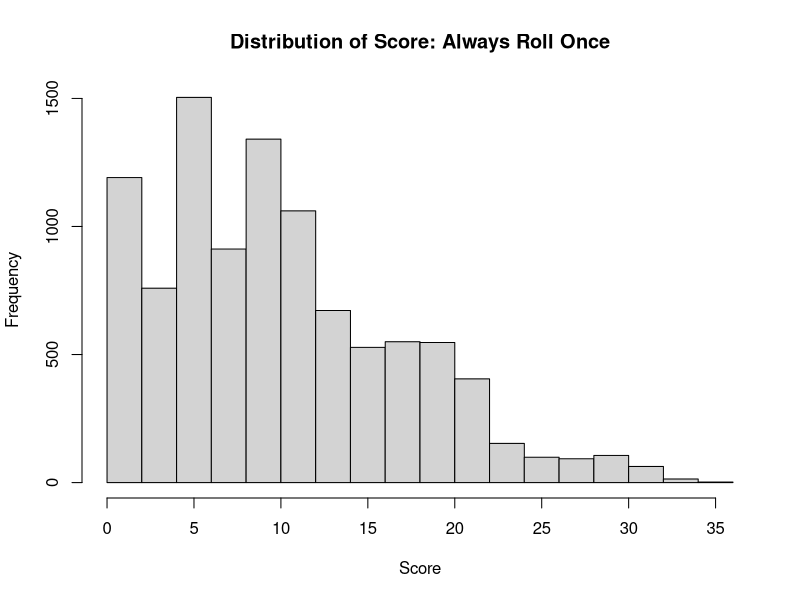
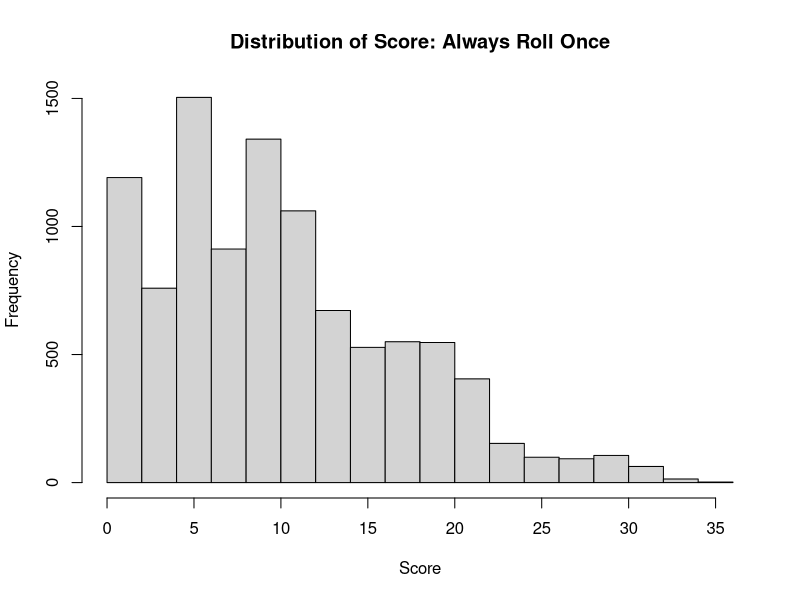
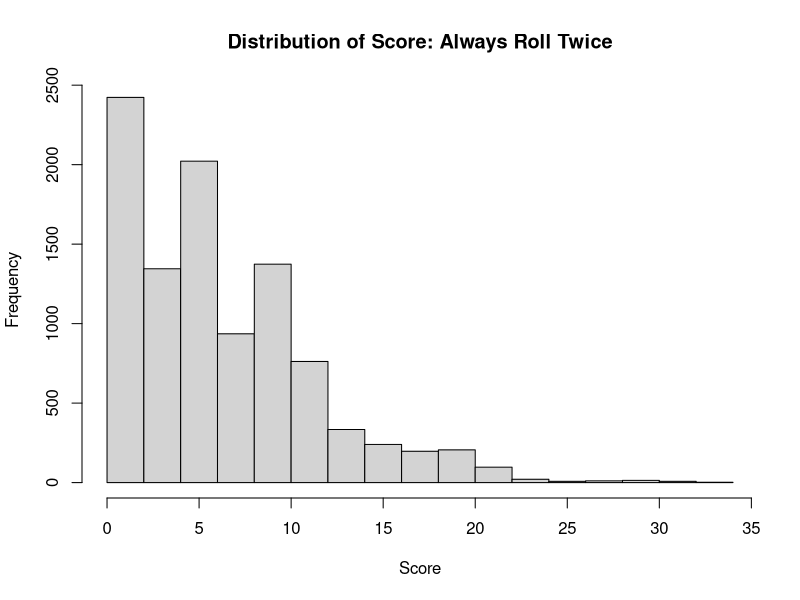
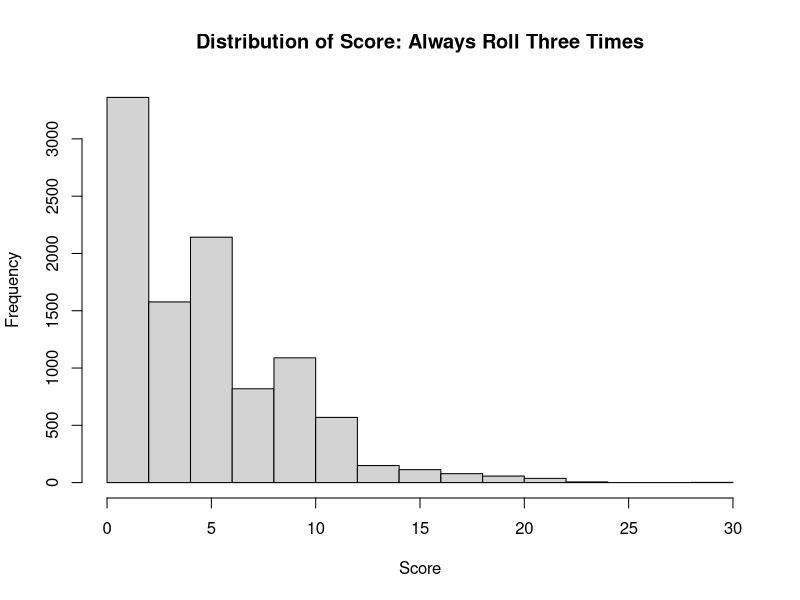

Write the R code that produced these figures, in order.
## ---- chunk 1
knitr::opts_chunk$set(echo = TRUE)
## ---- chunk 2
library(tidyverse)

#expected value of sum of n rolls of dice

exp_sum <- function(n){
  n_sum <- (21/6)*n
  return(n_sum)
}

#what's the distribution of score when you never roll again?

sevens_always_once <- function(){
  
  #roll six dice
  
  rolls <- sample(1:6, 6, replace = TRUE)
  onesix <- c(1,6)
  twofive <- c(2,5)
  threefour <- c(3,4)
  
  #check for dice that total to seven

  ones <- sum(rolls == 1)
  sixes <- sum(rolls == 6)

  #if there's the same number of each, remove all of them
  
  #only need to go through this if there is a one or a six
  if(ones != 0 & sixes != 0){
 if(ones %% sixes == 0){
  rolls <- rolls[which(rolls != 6 & rolls != 1)]
  }else{

  diff <- abs(ones-sixes)
  #number of pairs to remove
  num_pairs <- max(ones, sixes) - diff
  #go through this as many times as there are pairs to remove
    for(i in 1:num_pairs){
    if(all(onesix %in% rolls)){
    rolls <- rolls[-match(onesix, rolls)]
    }
  }
  }
  }


  twos <- sum(rolls == 2)
  fives <- sum(rolls == 5)
  
  #only need to go through this if there is a two or a five
  if(twos != 0 & fives != 0){
    
   if(twos %% fives == 0){
  rolls <- rolls[which(rolls != 2 & rolls != 5)]
  }else{

  diff <- abs(twos-fives)
  #number of pairs to remove
  num_pairs <- max(twos, fives) - diff
  
  #go through this as many times as there are pairs to remove
    for(i in 1:num_pairs){
    if(all(twofive %in% rolls)){
    rolls <- rolls[-match(twofive, rolls)]
      }
    }
  }
  }


  threes <- sum(rolls == 3)
  fours <- sum(rolls == 4)
  #only need to go through this if there is a 3 or a 4
  if(threes != 0 & fours != 0){
  if(threes %% fours == 0){
  rolls <- rolls[which(rolls != 3 & rolls != 4)]
  
  }else{
    diff <- abs(threes-fours)
    num_pairs <- max(threes, fours) - diff
        for(i in 1:num_pairs){
            
            if(all(threefour %in% rolls)){
            rolls <- rolls[-match(threefour, rolls)]
           }
        }
   }
}
  
  
  dice_left <- length(rolls)
  curr_score <- sum(rolls)
  out <- c(curr_score, dice_left)
  return(out)
}


sevens_always_once()
roll_once <- replicate(10000,sevens_always_once())
roll_once <- data.frame(t(roll_once))
names(roll_once) <- c("Score", "Dice_Left")

mean_rollonce <- mean(roll_once$Score)
var_rollonce <- var(roll_once$Score)
hist(roll_once$Score, main = "Distribution of Score: Always Roll Once", xlab = "Score")
  
sevens_always_twice <- function(){
first_roll <- sevens_always_once()
 
  rolls <- sample(1:6, first_roll[2], replace = TRUE)
  
  onesix <- c(1,6)
  twofive <- c(2,5)
  threefour <- c(3,4)
  
  
  
   #check for dice that total to seven

  ones <- sum(rolls == 1)
  sixes <- sum(rolls == 6)

  #if there's the same number of each, remove all of them
  
  #only need to go through this if there is a one or a six
  if(ones != 0 & sixes != 0){
 if(ones %% sixes == 0){
  rolls <- rolls[which(rolls != 6 & rolls != 1)]
  }else{

  diff <- abs(ones-sixes)
  #number of pairs to remove
  num_pairs <- max(ones, sixes) - diff
  #go through this as many times as there are pairs to remove
    for(i in 1:num_pairs){
    if(all(onesix %in% rolls)){
    rolls <- rolls[-match(onesix, rolls)]
    }
  }
  }
  }


  twos <- sum(rolls == 2)
  fives <- sum(rolls == 5)
  
  #only need to go through this if there is a two or a five
  if(twos != 0 & fives != 0){
    
   if(twos %% fives == 0){
  rolls <- rolls[which(rolls != 2 & rolls != 5)]
  }else{

  diff <- abs(twos-fives)
  #number of pairs to remove
  num_pairs <- max(twos, fives) - diff
  
  #go through this as many times as there are pairs to remove
    for(i in 1:num_pairs){
    if(all(twofive %in% rolls)){
    rolls <- rolls[-match(twofive, rolls)]
      }
    }
  }
  }


  threes <- sum(rolls == 3)
  fours <- sum(rolls == 4)
  #only need to go through this if there is a 3 or a 4
  if(threes != 0 & fours != 0){
  if(threes %% fours == 0){
  rolls <- rolls[which(rolls != 3 & rolls != 4)]
  
  }else{
    diff <- abs(threes-fours)
    num_pairs <- max(threes, fours) - diff
        for(i in 1:num_pairs){
            
            if(all(threefour %in% rolls)){
            rolls <- rolls[-match(threefour, rolls)]
           }
        }
   }
}
  
  curr_score <- sum(rolls)
  dice_left <- length(rolls)
  out <- c( curr_score, dice_left)
  return(out)
  
}

sevens_always_twice()
roll_twice <- replicate(10000,sevens_always_twice())
roll_twice <- data.frame(t(roll_twice))
names(roll_twice) <- c("Score", "Dice_Left")

mean_rolltwice <- mean(roll_twice$Score)
var_rolltwice <- var(roll_twice$Score)

sevens_always_thrice <- function(){
  prev_rolls <- sevens_always_twice()
  
  rolls <- sample(1:6, prev_rolls[2], replace=TRUE)
    onesix <- c(1,6)
  twofive <- c(2,5)
  threefour <- c(3,4)
  
  
  
   #check for dice that total to seven

  ones <- sum(rolls == 1)
  sixes <- sum(rolls == 6)

  #if there's the same number of each, remove all of them
  
  #only need to go through this if there is a one or a six
  if(ones != 0 & sixes != 0){
 if(ones %% sixes == 0){
  rolls <- rolls[which(rolls != 6 & rolls != 1)]
  }else{

  diff <- abs(ones-sixes)
  #number of pairs to remove
  num_pairs <- max(ones, sixes) - diff
  #go through this as many times as there are pairs to remove
    for(i in 1:num_pairs){
    if(all(onesix %in% rolls)){
    rolls <- rolls[-match(onesix, rolls)]
    }
  }
  }
  }


  twos <- sum(rolls == 2)
  fives <- sum(rolls == 5)
  
  #only need to go through this if there is a two or a five
  if(twos != 0 & fives != 0){
    
   if(twos %% fives == 0){
  rolls <- rolls[which(rolls != 2 & rolls != 5)]
  }else{

  diff <- abs(twos-fives)
  #number of pairs to remove
  num_pairs <- max(twos, fives) - diff
  
  #go through this as many times as there are pairs to remove
    for(i in 1:num_pairs){
    if(all(twofive %in% rolls)){
    rolls <- rolls[-match(twofive, rolls)]
      }
    }
  }
  }


  threes <- sum(rolls == 3)
  fours <- sum(rolls == 4)
  #only need to go through this if there is a 3 or a 4
  if(threes != 0 & fours != 0){
  if(threes %% fours == 0){
  rolls <- rolls[which(rolls != 3 & rolls != 4)]
  
  }else{
    diff <- abs(threes-fours)
    num_pairs <- max(threes, fours) - diff
        for(i in 1:num_pairs){
            
            if(all(threefour %in% rolls)){
            rolls <- rolls[-match(threefour, rolls)]
           }
        }
   }
}
  
  curr_score <- sum(rolls)
  dice_left <- length(rolls)
  out <- c( curr_score, dice_left)
  return(out)
}


roll_thrice <- replicate(10000,sevens_always_thrice())
roll_thrice <- data.frame(t(roll_thrice))
names(roll_thrice) <- c("Score", "Dice_Left")

mean_rollthrice <- mean(roll_thrice$Score)
var_rollthrice <- var(roll_thrice$Score)

## ---- chunk 3

hist(roll_once$Score, main = "Distribution of Score: Always Roll Once", xlab = "Score")
hist(roll_twice$Score, main = "Distribution of Score: Always Roll Twice", xlab = "Score")
hist(roll_thrice$Score, main = "Distribution of Score: Always Roll Three Times", xlab = "Score")


## ---- chunk 4
check_roll_one <- function(rolls){

  try_again <- FALSE
  round_over <- FALSE
  
  onesix <- c(1,6)
  twofive <- c(2,5)
  threefour <- c(3,4)
  
  #check for dice that total to seven

  ones <- sum(rolls == 1)
  sixes <- sum(rolls == 6)

  #if there's the same number of each, remove all of them
  #only need to go through this if there is a one or a six
  if(ones != 0 & sixes != 0){
 if(ones %% sixes == 0){
  rolls <- rolls[which(rolls != 6 & rolls != 1)]
  }else{

  diff <- abs(ones-sixes)
  #number of pairs to remove
  num_pairs <- max(ones, sixes) - diff
  #go through this as many times as there are pairs to remove
    for(i in 1:num_pairs){
    if(all(onesix %in% rolls)){
    rolls <- rolls[-match(onesix, rolls)]
    }
  }
  }
  }


  twos <- sum(rolls == 2)
  fives <- sum(rolls == 5)
  
  #only need to go through this if there is a two or a five
  if(twos != 0 & fives != 0){
    
   if(twos %% fives == 0){
  rolls <- rolls[which(rolls != 2 & rolls != 5)]
  }else{

  diff <- abs(twos-fives)
  #number of pairs to remove
  num_pairs <- max(twos, fives) - diff
  
  #go through this as many times as there are pairs to remove
    for(i in 1:num_pairs){
    if(all(twofive %in% rolls)){
    rolls <- rolls[-match(twofive, rolls)]
      }
    }
  }
  }


  threes <- sum(rolls == 3)
  fours <- sum(rolls == 4)
  #only need to go through this if there is a 3 or a 4
  if(threes != 0 & fours != 0){
  if(threes %% fours == 0){
  rolls <- rolls[which(rolls != 3 & rolls != 4)]
  
  }else{
    diff <- abs(threes-fours)
    num_pairs <- max(threes, fours) - diff
        for(i in 1:num_pairs){
            
            if(all(threefour %in% rolls)){
            rolls <- rolls[-match(threefour, rolls)]
           }
        }
   }
}
  
  
  dice_left <- length(rolls)
  curr_score <- sum(rolls)
  round_score <- curr_score
  
  if(dice_left == 6 & curr_score >= 21){
    try_again <- FALSE
    rolls_allowed <- 1
  }else if (dice_left == 6 & curr_score < 21){
    try_again <- TRUE
    rolls_allowed <- 2
  }else if (dice_left == 4 & curr_score >= 14){
    try_again <- FALSE
    rolls_allowed <- 1
  }else if (dice_left == 4 & curr_score < 14){
    try_again <- TRUE
    round_score <- curr_score
    rolls_allowed <- 2
  }else if (dice_left == 2 & curr_score >= 7 ){
    try_again <- FALSE
    rolls_allowed <- 1
  }else if (dice_left == 2 & curr_score < 7){
    try_again <- TRUE
    rolls_allowed <- 2
  }else{
    try_again <- FALSE
    round_score <- curr_score
    rolls_allowed <- 1
  }
  
  ret_list <- list(rolls, dice_left, try_again, round_score, rolls_allowed)
  return(ret_list)
}


check_roll_two <- function(num_dice){
  
  rolls <- sample(1:6, num_dice, replace=TRUE)
 #cat("second roll is", rolls)
  onesix <- c(1,6)
  twofive <- c(2,5)
  threefour <- c(3,4)
  
  #check for dice that total to seven

  ones <- sum(rolls == 1)
  sixes <- sum(rolls == 6)

  #if there's the same number of each, remove all of them
  #only need to go through this if there is a one or a six
  if(ones != 0 & sixes != 0){
 if(ones %% sixes == 0){
  rolls <- rolls[which(rolls != 6 & rolls != 1)]
  }else{

  diff <- abs(ones-sixes)
  #number of pairs to remove
  num_pairs <- max(ones, sixes) - diff
  #go through this as many times as there are pairs to remove
    for(i in 1:num_pairs){
    if(all(onesix %in% rolls)){
    rolls <- rolls[-match(onesix, rolls)]
    }
  }
  }
  }


  twos <- sum(rolls == 2)
  fives <- sum(rolls == 5)
  
  #only need to go through this if there is a two or a five
  if(twos != 0 & fives != 0){
    
   if(twos %% fives == 0){
  rolls <- rolls[which(rolls != 2 & rolls != 5)]
  }else{

  diff <- abs(twos-fives)
  #number of pairs to remove
  num_pairs <- max(twos, fives) - diff
  
  #go through this as many times as there are pairs to remove
    for(i in 1:num_pairs){
    if(all(twofive %in% rolls)){
    rolls <- rolls[-match(twofive, rolls)]
      }
    }
  }
  }


  threes <- sum(rolls == 3)
  fours <- sum(rolls == 4)
  #only need to go through this if there is a 3 or a 4
  if(threes != 0 & fours != 0){
  if(threes %% fours == 0){
  rolls <- rolls[which(rolls != 3 & rolls != 4)]
  
  }else{
    diff <- abs(threes-fours)
    num_pairs <- max(threes, fours) - diff
        for(i in 1:num_pairs){
            
            if(all(threefour %in% rolls)){
            rolls <- rolls[-match(threefour, rolls)]
           }
        }
   }
}
  
  
  
  dice_left <- length(rolls)
  curr_score <- sum(rolls)
  round_score <- curr_score

if (dice_left == 4 & curr_score >= 14){
    try_again <- FALSE
    rolls_allowed <- 2
  }else if (dice_left == 4 & curr_score < 14){
    try_again <- TRUE
    round_score <- curr_score
    rolls_allowed <- 3
  }else if (dice_left == 2 & curr_score >= 7 ){
    try_again <- FALSE
    rolls_allowed <- 2
  }else if (dice_left == 2 & curr_score < 7){
    try_again <- TRUE
    rolls_allowed <- 3
  }else{
    try_again <- FALSE
    round_score <- curr_score
    rolls_allowed <- 2
  }
  
  
  ret_list <- list(rolls, dice_left, try_again, round_score, rolls_allowed)
  return(ret_list)
  
}

check_roll_three <- function(num_dice){
  
  rolls <- sample(1:6, num_dice, replace = TRUE)
  rolls_allowed <- 3
  #cat("third roll is", rolls)
onesix <- c(1,6)
  twofive <- c(2,5)
  threefour <- c(3,4)
  
  #check for dice that total to seven

  ones <- sum(rolls == 1)
  sixes <- sum(rolls == 6)

  #if there's the same number of each, remove all of them
  #only need to go through this if there is a one or a six
  if(ones != 0 & sixes != 0){
 if(ones %% sixes == 0){
  rolls <- rolls[which(rolls != 6 & rolls != 1)]
  }else{

  diff <- abs(ones-sixes)
  #number of pairs to remove
  num_pairs <- max(ones, sixes) - diff
  #go through this as many times as there are pairs to remove
    for(i in 1:num_pairs){
    if(all(onesix %in% rolls)){
    rolls <- rolls[-match(onesix, rolls)]
    }
  }
  }
  }


  twos <- sum(rolls == 2)
  fives <- sum(rolls == 5)
  
  #only need to go through this if there is a two or a five
  if(twos != 0 & fives != 0){
    
   if(twos %% fives == 0){
  rolls <- rolls[which(rolls != 2 & rolls != 5)]
  }else{

  diff <- abs(twos-fives)
  #number of pairs to remove
  num_pairs <- max(twos, fives) - diff
  
  #go through this as many times as there are pairs to remove
    for(i in 1:num_pairs){
    if(all(twofive %in% rolls)){
    rolls <- rolls[-match(twofive, rolls)]
      }
    }
  }
  }


  threes <- sum(rolls == 3)
  fours <- sum(rolls == 4)
  #only need to go through this if there is a 3 or a 4
  if(threes != 0 & fours != 0){
  if(threes %% fours == 0){
  rolls <- rolls[which(rolls != 3 & rolls != 4)]
  
  }else{
    diff <- abs(threes-fours)
    num_pairs <- max(threes, fours) - diff
        for(i in 1:num_pairs){
            
            if(all(threefour %in% rolls)){
            rolls <- rolls[-match(threefour, rolls)]
           }
        }
   }
}
  




  dice_left <- length(rolls)
  curr_score <- sum(rolls)
  round_score <- curr_score

   
  ret_list <- list(rolls, curr_score, rolls_allowed)
  return(ret_list)
  
}


#function to simulate this whole thing
#start with one roll

exp_value <- function(){
  
dice <- sample(1:6, 6, replace=T)
#print(dice)

first_roll <- check_roll_one(dice)
names(first_roll) <- c("roll", "dice_left","try_again", "score", "rolls_allowed")

#if you decide to roll a second time
if(first_roll$try_again == TRUE){
  #print("rolling again")
  second_roll <- check_roll_two(first_roll$dice_left)
  names(second_roll) <- c("roll", "dice_left","try_again", "score", "rolls_allowed")
  
  #if you decide to roll a third time
  if(second_roll$try_again == TRUE){
   # print("rolling thrice")
    third_roll <- check_roll_three(second_roll$dice_left)
    names(third_roll) <- c("roll", "current_score", "rolls_allowed")
    out <- c(third_roll$current_score, third_roll$rolls_allowed)
    return(out)
  }else{
    #print("rolled twice")
    out <- c( second_roll$score, second_roll$rolls_allowed)
    return(out)
  }
  
}else{
  #print("only one roll")
  out <- c(first_roll$score, first_roll$rolls_allowed)
  return(out)
}

}

library(purrr)
#need opponent rolls
out <- exp_value()

sim <- replicate(1000, exp_value())
newlist <- data.frame(t(sim))

names(newlist) <- c("score","rolls_allowed")


#second player rolls this many times

opp_rollone <- function(rolls){
  rolls <- sample(1:6, 6, replace=TRUE)
  onesix <- c(1,6)
  twofive <- c(2,5)
  threefour <- c(3,4)
  
  #check for dice that total to seven

  ones <- sum(rolls == 1)
  sixes <- sum(rolls == 6)

  #if there's the same number of each, remove all of them
  #only need to go through this if there is a one or a six
  if(ones != 0 & sixes != 0){
 if(ones %% sixes == 0){
  rolls <- rolls[which(rolls != 6 & rolls != 1)]
  }else{

  diff <- abs(ones-sixes)
  #number of pairs to remove
  num_pairs <- max(ones, sixes) - diff
  #go through this as many times as there are pairs to remove
    for(i in 1:num_pairs){
    if(all(onesix %in% rolls)){
    rolls <- rolls[-match(onesix, rolls)]
    }
  }
  }
  }


  twos <- sum(rolls == 2)
  fives <- sum(rolls == 5)
  
  #only need to go through this if there is a two or a five
  if(twos != 0 & fives != 0){
    
   if(twos %% fives == 0){
  rolls <- rolls[which(rolls != 2 & rolls != 5)]
  }else{

  diff <- abs(twos-fives)
  #number of pairs to remove
  num_pairs <- max(twos, fives) - diff
  
  #go through this as many times as there are pairs to remove
    for(i in 1:num_pairs){
    if(all(twofive %in% rolls)){
    rolls <- rolls[-match(twofive, rolls)]
      }
    }
  }
  }


  threes <- sum(rolls == 3)
  fours <- sum(rolls == 4)
  #only need to go through this if there is a 3 or a 4
  if(threes != 0 & fours != 0){
  if(threes %% fours == 0){
  rolls <- rolls[which(rolls != 3 & rolls != 4)]
  
  }else{
    diff <- abs(threes-fours)
    num_pairs <- max(threes, fours) - diff
        for(i in 1:num_pairs){
            
            if(all(threefour %in% rolls)){
            rolls <- rolls[-match(threefour, rolls)]
           }
        }
   }
}
  
  
  dice_left <- length(rolls)
  curr_score <- sum(rolls)
  round_score <- curr_score
  
  
  
  ret_list <- c(dice_left, round_score)
  return(ret_list)
  
  
}

opp_rolltwo <- function(dice_left){
  rolls <- sample(1:6, dice_left, replace=TRUE)
  onesix <- c(1,6)
  twofive <- c(2,5)
  threefour <- c(3,4)
  
  #check for dice that total to seven

  ones <- sum(rolls == 1)
  sixes <- sum(rolls == 6)

  #if there's the same number of each, remove all of them
  #only need to go through this if there is a one or a six
  if(ones != 0 & sixes != 0){
 if(ones %% sixes == 0){
  rolls <- rolls[which(rolls != 6 & rolls != 1)]
  }else{

  diff <- abs(ones-sixes)
  #number of pairs to remove
  num_pairs <- max(ones, sixes) - diff
  #go through this as many times as there are pairs to remove
    for(i in 1:num_pairs){
    if(all(onesix %in% rolls)){
    rolls <- rolls[-match(onesix, rolls)]
    }
  }
  }
  }


  twos <- sum(rolls == 2)
  fives <- sum(rolls == 5)
  
  #only need to go through this if there is a two or a five
  if(twos != 0 & fives != 0){
    
   if(twos %% fives == 0){
  rolls <- rolls[which(rolls != 2 & rolls != 5)]
  }else{

  diff <- abs(twos-fives)
  #number of pairs to remove
  num_pairs <- max(twos, fives) - diff
  
  #go through this as many times as there are pairs to remove
    for(i in 1:num_pairs){
    if(all(twofive %in% rolls)){
    rolls <- rolls[-match(twofive, rolls)]
      }
    }
  }
  }


  threes <- sum(rolls == 3)
  fours <- sum(rolls == 4)
  #only need to go through this if there is a 3 or a 4
  if(threes != 0 & fours != 0){
  if(threes %% fours == 0){
  rolls <- rolls[which(rolls != 3 & rolls != 4)]
  
  }else{
    diff <- abs(threes-fours)
    num_pairs <- max(threes, fours) - diff
        for(i in 1:num_pairs){
            
            if(all(threefour %in% rolls)){
            rolls <- rolls[-match(threefour, rolls)]
           }
        }
   }
}
  
  
  dice_left <- length(rolls)
  curr_score <- sum(rolls)
  round_score <- curr_score
  
  
  
  ret_list <- c(dice_left, round_score)
  return(ret_list)
  
  
}

opp_rollthree <- function(dice_left){
  rolls <- sample(1:6, dice_left, replace=TRUE)
  onesix <- c(1,6)
  twofive <- c(2,5)
  threefour <- c(3,4)
  
  #check for dice that total to seven

  ones <- sum(rolls == 1)
  sixes <- sum(rolls == 6)

  #if there's the same number of each, remove all of them
  #only need to go through this if there is a one or a six
  if(ones != 0 & sixes != 0){
 if(ones %% sixes == 0){
  rolls <- rolls[which(rolls != 6 & rolls != 1)]
  }else{

  diff <- abs(ones-sixes)
  #number of pairs to remove
  num_pairs <- max(ones, sixes) - diff
  #go through this as many times as there are pairs to remove
    for(i in 1:num_pairs){
    if(all(onesix %in% rolls)){
    rolls <- rolls[-match(onesix, rolls)]
    }
  }
  }
  }


  twos <- sum(rolls == 2)
  fives <- sum(rolls == 5)
  
  #only need to go through this if there is a two or a five
  if(twos != 0 & fives != 0){
    
   if(twos %% fives == 0){
  rolls <- rolls[which(rolls != 2 & rolls != 5)]
  }else{

  diff <- abs(twos-fives)
  #number of pairs to remove
  num_pairs <- max(twos, fives) - diff
  
  #go through this as many times as there are pairs to remove
    for(i in 1:num_pairs){
    if(all(twofive %in% rolls)){
    rolls <- rolls[-match(twofive, rolls)]
      }
    }
  }
  }


  threes <- sum(rolls == 3)
  fours <- sum(rolls == 4)
  #only need to go through this if there is a 3 or a 4
  if(threes != 0 & fours != 0){
  if(threes %% fours == 0){
  rolls <- rolls[which(rolls != 3 & rolls != 4)]
  
  }else{
    diff <- abs(threes-fours)
    num_pairs <- max(threes, fours) - diff
        for(i in 1:num_pairs){
            
            if(all(threefour %in% rolls)){
            rolls <- rolls[-match(threefour, rolls)]
           }
        }
   }
}
  
  
  dice_left <- length(rolls)
  curr_score <- sum(rolls)
  round_score <- curr_score
  
  
  
  ret_list <- c(dice_left, round_score)
  return(ret_list)
  
  
}


opponent_roll <- function(rolls_allowed){
  if(rolls_allowed == 1){
    opp_first <- opp_rollone()
    return(opp_first[2])
  } else if (rolls_allowed == 2){
    opp_first <- opp_rollone()
    opp_second <- opp_rolltwo(opp_first[1])
    return(opp_second[2])
  }else if (rolls_allowed == 3){
    opp_first <- opp_rollone()
    opp_second <- opp_rolltwo(opp_first[1])
    opp_third <- opp_rollthree(opp_second[1])
    return(opp_third[2])
  }
  
}

#opponent rolls once every time

out_one <- rep(NA, nrow(newlist))
for(i in 1:nrow(newlist)){
  one_roll <- sevens_always_once()
  out_one[i] <- one_roll[1]
}

scores_one <- data.frame(cbind(newlist[,1], out_one))
scores_one <- scores_one %>% mutate(winner = ifelse(V1 > out_one, 1, 0))
win_prob_one <- sum(scores_one$winner==1)/nrow(scores_one)


#opponent rolls as many times as you do
out_you <- rep(NA, nrow(newlist))
for(i in 1:nrow(newlist)){
  out_you[i] <- opponent_roll(newlist[i,2])
}

scores_you <- data.frame(cbind(newlist[,1], out_you))
scores_you <- scores_you %>% mutate(winner = ifelse(V1 > out_you, 1, 0))
win_prob_you <- sum(scores_you$winner==1)/nrow(scores_you)

#opponent rolls a random number of times

newlist$rand_rolls <- rep(NA, nrow(newlist))
out_rand <- rep(NA, nrow(newlist))
for(i in 1:nrow(newlist)){
  newlist$rand_rolls[i] <- sample(1:newlist$rolls_allowed[i], 1)
  out_rand[i] <- opponent_roll(newlist$rand_rolls[i])
}

scores_rand <- data.frame(cbind(newlist[,1], out_rand))
scores_rand <- scores_rand %>% mutate(winner = ifelse(V1 > out_rand, 1, 0))
win_prob_rand <- sum(scores_rand$winner==1)/nrow(scores_rand)




## ---- chunk 5
check_roll_one <- function(rolls){

  try_again <- FALSE
  round_over <- FALSE
  
  onesix <- c(1,6)
  twofive <- c(2,5)
  threefour <- c(3,4)
  
  #check for dice that total to seven

  ones <- sum(rolls == 1)
  sixes <- sum(rolls == 6)

  #if there's the same number of each, remove all of them
  #only need to go through this if there is a one or a six
  if(ones != 0 & sixes != 0){
 if(ones %% sixes == 0){
  rolls <- rolls[which(rolls != 6 & rolls != 1)]
  }else{

  diff <- abs(ones-sixes)
  #number of pairs to remove
  num_pairs <- max(ones, sixes) - diff
  #go through this as many times as there are pairs to remove
    for(i in 1:num_pairs){
    if(all(onesix %in% rolls)){
    rolls <- rolls[-match(onesix, rolls)]
    }
  }
  }
  }


  twos <- sum(rolls == 2)
  fives <- sum(rolls == 5)
  
  #only need to go through this if there is a two or a five
  if(twos != 0 & fives != 0){
    
   if(twos %% fives == 0){
  rolls <- rolls[which(rolls != 2 & rolls != 5)]
  }else{

  diff <- abs(twos-fives)
  #number of pairs to remove
  num_pairs <- max(twos, fives) - diff
  
  #go through this as many times as there are pairs to remove
    for(i in 1:num_pairs){
    if(all(twofive %in% rolls)){
    rolls <- rolls[-match(twofive, rolls)]
      }
    }
  }
  }


  threes <- sum(rolls == 3)
  fours <- sum(rolls == 4)
  #only need to go through this if there is a 3 or a 4
  if(threes != 0 & fours != 0){
  if(threes %% fours == 0){
  rolls <- rolls[which(rolls != 3 & rolls != 4)]
  
  }else{
    diff <- abs(threes-fours)
    num_pairs <- max(threes, fours) - diff
        for(i in 1:num_pairs){
            
            if(all(threefour %in% rolls)){
            rolls <- rolls[-match(threefour, rolls)]
           }
        }
   }
}
  
  
  dice_left <- length(rolls)
  curr_score <- sum(rolls)
  round_score <- curr_score
  
  if(dice_left == 6 & curr_score >= 21){
    try_again <- FALSE
    rolls_allowed <- 1
  }else if (dice_left == 6 & curr_score < 21){
    try_again <- TRUE
    rolls_allowed <- 2
  }else if (dice_left == 4 & curr_score >= 14){
    try_again <- FALSE
    rolls_allowed <- 1
  }else if (dice_left == 4 & curr_score < 14){
    try_again <- TRUE
    round_score <- curr_score
    rolls_allowed <- 2
  }else if (dice_left == 2 & curr_score >= 7 ){
    try_again <- FALSE
    rolls_allowed <- 1
  }else if (dice_left == 2 & curr_score < 7){
    try_again <- TRUE
    rolls_allowed <- 2
  }else{
    try_again <- FALSE
    round_score <- curr_score
    rolls_allowed <- 1
  }
  
  ret_list <- list(rolls, dice_left, try_again, round_score, rolls_allowed)
  return(ret_list)
}


rolls <- sample(1:6, 6, replace=TRUE)


check_roll_two <- function(num_dice){
  
  rolls <- sample(1:6, num_dice, replace=TRUE)
 #cat("second roll is", rolls)
  onesix <- c(1,6)
  twofive <- c(2,5)
  threefour <- c(3,4)
  
  #check for dice that total to seven

  ones <- sum(rolls == 1)
  sixes <- sum(rolls == 6)

  #if there's the same number of each, remove all of them
  #only need to go through this if there is a one or a six
  if(ones != 0 & sixes != 0){
 if(ones %% sixes == 0){
  rolls <- rolls[which(rolls != 6 & rolls != 1)]
  }else{

  diff <- abs(ones-sixes)
  #number of pairs to remove
  num_pairs <- max(ones, sixes) - diff
  #go through this as many times as there are pairs to remove
    for(i in 1:num_pairs){
    if(all(onesix %in% rolls)){
    rolls <- rolls[-match(onesix, rolls)]
    }
  }
  }
  }


  twos <- sum(rolls == 2)
  fives <- sum(rolls == 5)
  
  #only need to go through this if there is a two or a five
  if(twos != 0 & fives != 0){
    
   if(twos %% fives == 0){
  rolls <- rolls[which(rolls != 2 & rolls != 5)]
  }else{

  diff <- abs(twos-fives)
  #number of pairs to remove
  num_pairs <- max(twos, fives) - diff
  
  #go through this as many times as there are pairs to remove
    for(i in 1:num_pairs){
    if(all(twofive %in% rolls)){
    rolls <- rolls[-match(twofive, rolls)]
      }
    }
  }
  }


  threes <- sum(rolls == 3)
  fours <- sum(rolls == 4)
  #only need to go through this if there is a 3 or a 4
  if(threes != 0 & fours != 0){
  if(threes %% fours == 0){
  rolls <- rolls[which(rolls != 3 & rolls != 4)]
  
  }else{
    diff <- abs(threes-fours)
    num_pairs <- max(threes, fours) - diff
        for(i in 1:num_pairs){
            
            if(all(threefour %in% rolls)){
            rolls <- rolls[-match(threefour, rolls)]
           }
        }
   }
}
  
  
  
  dice_left <- length(rolls)
  curr_score <- sum(rolls)
  round_score <- curr_score

if (dice_left == 4 & curr_score >= 14){
    try_again <- FALSE
    rolls_allowed <- 2
  }else if (dice_left == 4 & curr_score < 14){
    try_again <- TRUE
    round_score <- curr_score
    rolls_allowed <- 3
  }else if (dice_left == 2 & curr_score >= 7 ){
    try_again <- FALSE
    rolls_allowed <- 2
  }else if (dice_left == 2 & curr_score < 7){
    try_again <- TRUE
    rolls_allowed <- 3
  }else{
    try_again <- FALSE
    round_score <- curr_score
    rolls_allowed <- 2
  }
  
  
  ret_list <- list(rolls, dice_left, try_again, round_score, rolls_allowed)
  return(ret_list)
  
}

check_roll_three <- function(num_dice){
  
  rolls <- sample(1:6, num_dice, replace = TRUE)
  rolls_allowed <- 3
  #cat("third roll is", rolls)
onesix <- c(1,6)
  twofive <- c(2,5)
  threefour <- c(3,4)
  
  #check for dice that total to seven

  ones <- sum(rolls == 1)
  sixes <- sum(rolls == 6)

  #if there's the same number of each, remove all of them
  #only need to go through this if there is a one or a six
  if(ones != 0 & sixes != 0){
 if(ones %% sixes == 0){
  rolls <- rolls[which(rolls != 6 & rolls != 1)]
  }else{

  diff <- abs(ones-sixes)
  #number of pairs to remove
  num_pairs <- max(ones, sixes) - diff
  #go through this as many times as there are pairs to remove
    for(i in 1:num_pairs){
    if(all(onesix %in% rolls)){
    rolls <- rolls[-match(onesix, rolls)]
    }
  }
  }
  }


  twos <- sum(rolls == 2)
  fives <- sum(rolls == 5)
  
  #only need to go through this if there is a two or a five
  if(twos != 0 & fives != 0){
    
   if(twos %% fives == 0){
  rolls <- rolls[which(rolls != 2 & rolls != 5)]
  }else{

  diff <- abs(twos-fives)
  #number of pairs to remove
  num_pairs <- max(twos, fives) - diff
  
  #go through this as many times as there are pairs to remove
    for(i in 1:num_pairs){
    if(all(twofive %in% rolls)){
    rolls <- rolls[-match(twofive, rolls)]
      }
    }
  }
  }


  threes <- sum(rolls == 3)
  fours <- sum(rolls == 4)
  #only need to go through this if there is a 3 or a 4
  if(threes != 0 & fours != 0){
  if(threes %% fours == 0){
  rolls <- rolls[which(rolls != 3 & rolls != 4)]
  
  }else{
    diff <- abs(threes-fours)
    num_pairs <- max(threes, fours) - diff
        for(i in 1:num_pairs){
            
            if(all(threefour %in% rolls)){
            rolls <- rolls[-match(threefour, rolls)]
           }
        }
   }
}
  




  dice_left <- length(rolls)
  curr_score <- sum(rolls)
  round_score <- curr_score

   
  ret_list <- list(rolls, curr_score, rolls_allowed)
  return(ret_list)
  
}


#function to simulate this whole thing
#start with one roll

exp_value <- function(){
  
dice <- sample(1:6, 6, replace=T)
#print(dice)

first_roll <- check_roll_one(dice)
names(first_roll) <- c("roll", "dice_left","try_again", "score", "rolls_allowed")

#if you decide to roll a second time
if(first_roll$try_again == TRUE){
  #print("rolling again")
  second_roll <- check_roll_two(first_roll$dice_left)
  names(second_roll) <- c("roll", "dice_left","try_again", "score", "rolls_allowed")
  
  #if you decide to roll a third time
  if(second_roll$try_again == TRUE){
   # print("rolling thrice")
    third_roll <- check_roll_three(second_roll$dice_left)
    names(third_roll) <- c("roll", "current_score", "rolls_allowed")
    out <- c(third_roll$current_score, third_roll$rolls_allowed)
    return(out)
  }else{
    #print("rolled twice")
    out <- c( second_roll$score, second_roll$rolls_allowed)
    return(out)
  }
  
}else{
  #print("only one roll")
  out <- c(first_roll$score, first_roll$rolls_allowed)
  return(out)
}

}

library(purrr)
#need opponent rolls
out <- exp_value()

sim <- replicate(1000, exp_value())
newlist <- data.frame(t(sim))

names(newlist) <- c("score","rolls_allowed")


#second player rolls this many times

opp_rollone <- function(rolls){
  rolls <- sample(1:6, 6, replace=TRUE)
  onesix <- c(1,6)
  twofive <- c(2,5)
  threefour <- c(3,4)
  
  #check for dice that total to seven

  ones <- sum(rolls == 1)
  sixes <- sum(rolls == 6)

  #if there's the same number of each, remove all of them
  #only need to go through this if there is a one or a six
  if(ones != 0 & sixes != 0){
 if(ones %% sixes == 0){
  rolls <- rolls[which(rolls != 6 & rolls != 1)]
  }else{

  diff <- abs(ones-sixes)
  #number of pairs to remove
  num_pairs <- max(ones, sixes) - diff
  #go through this as many times as there are pairs to remove
    for(i in 1:num_pairs){
    if(all(onesix %in% rolls)){
    rolls <- rolls[-match(onesix, rolls)]
    }
  }
  }
  }


  twos <- sum(rolls == 2)
  fives <- sum(rolls == 5)
  
  #only need to go through this if there is a two or a five
  if(twos != 0 & fives != 0){
    
   if(twos %% fives == 0){
  rolls <- rolls[which(rolls != 2 & rolls != 5)]
  }else{

  diff <- abs(twos-fives)
  #number of pairs to remove
  num_pairs <- max(twos, fives) - diff
  
  #go through this as many times as there are pairs to remove
    for(i in 1:num_pairs){
    if(all(twofive %in% rolls)){
    rolls <- rolls[-match(twofive, rolls)]
      }
    }
  }
  }


  threes <- sum(rolls == 3)
  fours <- sum(rolls == 4)
  #only need to go through this if there is a 3 or a 4
  if(threes != 0 & fours != 0){
  if(threes %% fours == 0){
  rolls <- rolls[which(rolls != 3 & rolls != 4)]
  
  }else{
    diff <- abs(threes-fours)
    num_pairs <- max(threes, fours) - diff
        for(i in 1:num_pairs){
            
            if(all(threefour %in% rolls)){
            rolls <- rolls[-match(threefour, rolls)]
           }
        }
   }
}
  
  
  dice_left <- length(rolls)
  curr_score <- sum(rolls)
  round_score <- curr_score
  
  
  
  ret_list <- c(dice_left, round_score)
  return(ret_list)
  
  
}

opp_rolltwo <- function(dice_left){
  rolls <- sample(1:6, dice_left, replace=TRUE)
  onesix <- c(1,6)
  twofive <- c(2,5)
  threefour <- c(3,4)
  
  #check for dice that total to seven

  ones <- sum(rolls == 1)
  sixes <- sum(rolls == 6)

  #if there's the same number of each, remove all of them
  #only need to go through this if there is a one or a six
  if(ones != 0 & sixes != 0){
 if(ones %% sixes == 0){
  rolls <- rolls[which(rolls != 6 & rolls != 1)]
  }else{

  diff <- abs(ones-sixes)
  #number of pairs to remove
  num_pairs <- max(ones, sixes) - diff
  #go through this as many times as there are pairs to remove
    for(i in 1:num_pairs){
    if(all(onesix %in% rolls)){
    rolls <- rolls[-match(onesix, rolls)]
    }
  }
  }
  }


  twos <- sum(rolls == 2)
  fives <- sum(rolls == 5)
  
  #only need to go through this if there is a two or a five
  if(twos != 0 & fives != 0){
    
   if(twos %% fives == 0){
  rolls <- rolls[which(rolls != 2 & rolls != 5)]
  }else{

  diff <- abs(twos-fives)
  #number of pairs to remove
  num_pairs <- max(twos, fives) - diff
  
  #go through this as many times as there are pairs to remove
    for(i in 1:num_pairs){
    if(all(twofive %in% rolls)){
    rolls <- rolls[-match(twofive, rolls)]
      }
    }
  }
  }


  threes <- sum(rolls == 3)
  fours <- sum(rolls == 4)
  #only need to go through this if there is a 3 or a 4
  if(threes != 0 & fours != 0){
  if(threes %% fours == 0){
  rolls <- rolls[which(rolls != 3 & rolls != 4)]
  
  }else{
    diff <- abs(threes-fours)
    num_pairs <- max(threes, fours) - diff
        for(i in 1:num_pairs){
            
            if(all(threefour %in% rolls)){
            rolls <- rolls[-match(threefour, rolls)]
           }
        }
   }
}
  
  
  dice_left <- length(rolls)
  curr_score <- sum(rolls)
  round_score <- curr_score
  
  
  
  ret_list <- c(dice_left, round_score)
  return(ret_list)
  
  
}

opp_rollthree <- function(dice_left){
  rolls <- sample(1:6, dice_left, replace=TRUE)
  onesix <- c(1,6)
  twofive <- c(2,5)
  threefour <- c(3,4)
  
  #check for dice that total to seven

  ones <- sum(rolls == 1)
  sixes <- sum(rolls == 6)

  #if there's the same number of each, remove all of them
  #only need to go through this if there is a one or a six
  if(ones != 0 & sixes != 0){
 if(ones %% sixes == 0){
  rolls <- rolls[which(rolls != 6 & rolls != 1)]
  }else{

  diff <- abs(ones-sixes)
  #number of pairs to remove
  num_pairs <- max(ones, sixes) - diff
  #go through this as many times as there are pairs to remove
    for(i in 1:num_pairs){
    if(all(onesix %in% rolls)){
    rolls <- rolls[-match(onesix, rolls)]
    }
  }
  }
  }


  twos <- sum(rolls == 2)
  fives <- sum(rolls == 5)
  
  #only need to go through this if there is a two or a five
  if(twos != 0 & fives != 0){
    
   if(twos %% fives == 0){
  rolls <- rolls[which(rolls != 2 & rolls != 5)]
  }else{

  diff <- abs(twos-fives)
  #number of pairs to remove
  num_pairs <- max(twos, fives) - diff
  
  #go through this as many times as there are pairs to remove
    for(i in 1:num_pairs){
    if(all(twofive %in% rolls)){
    rolls <- rolls[-match(twofive, rolls)]
      }
    }
  }
  }


  threes <- sum(rolls == 3)
  fours <- sum(rolls == 4)
  #only need to go through this if there is a 3 or a 4
  if(threes != 0 & fours != 0){
  if(threes %% fours == 0){
  rolls <- rolls[which(rolls != 3 & rolls != 4)]
  
  }else{
    diff <- abs(threes-fours)
    num_pairs <- max(threes, fours) - diff
        for(i in 1:num_pairs){
            
            if(all(threefour %in% rolls)){
            rolls <- rolls[-match(threefour, rolls)]
           }
        }
   }
}
  
  
  dice_left <- length(rolls)
  curr_score <- sum(rolls)
  round_score <- curr_score
  
  
  
  ret_list <- c(dice_left, round_score)
  return(ret_list)
  
  
}


opponent_roll <- function(rolls_allowed){
  if(rolls_allowed == 1){
    opp_first <- opp_rollone()
    return(opp_first[2])
  } else if (rolls_allowed == 2){
    opp_first <- opp_rollone()
    opp_second <- opp_rolltwo(opp_first[1])
    return(opp_second[2])
  }else if (rolls_allowed == 3){
    opp_first <- opp_rollone()
    opp_second <- opp_rolltwo(opp_first[1])
    opp_third <- opp_rollthree(opp_second[1])
    return(opp_third[2])
  }
  
}

#opponent rolls once every time

out_one <- rep(NA, nrow(newlist))
for(i in 1:nrow(newlist)){
  one_roll <- sevens_always_once()
  out_one[i] <- one_roll[1]
}

scores_one <- data.frame(cbind(newlist[,1], out_one))
scores_one <- scores_one %>% mutate(winner = ifelse(V1 > out_one, 1, 0))
win_prob_one <- sum(scores_one$winner==1)/nrow(scores_one)


#opponent rolls as many times as you do
out_you <- rep(NA, nrow(newlist))
for(i in 1:nrow(newlist)){
  out_you[i] <- opponent_roll(newlist[i,2])
}

scores_you <- data.frame(cbind(newlist[,1], out_you))
scores_you <- scores_you %>% mutate(winner = ifelse(V1 > out_you, 1, 0))
win_prob_you <- sum(scores_you$winner==1)/nrow(scores_you)

#opponent rolls a random number of times

newlist$rand_rolls <- rep(NA, nrow(newlist))
out_rand <- rep(NA, nrow(newlist))
for(i in 1:nrow(newlist)){
  newlist$rand_rolls[i] <- sample(1:newlist$rolls_allowed[i], 1)
  out_rand[i] <- opponent_roll(newlist$rand_rolls[i])
}

scores_rand <- data.frame(cbind(newlist[,1], out_rand))
scores_rand <- scores_rand %>% mutate(winner = ifelse(V1 > out_rand, 1, 0))
win_prob_rand <- sum(scores_rand$winner==1)/nrow(scores_rand)

